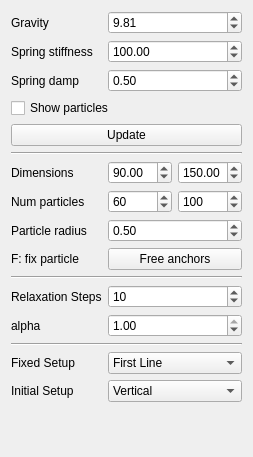
<?xml version="1.0" encoding="UTF-8"?>
<ui version="4.0">
 <class>WidgetCloth</class>
 <widget class="QWidget" name="WidgetCloth">
  <property name="geometry">
   <rect>
    <x>0</x>
    <y>0</y>
    <width>225</width>
    <height>457</height>
   </rect>
  </property>
  <property name="windowTitle">
   <string>Form</string>
  </property>
  <layout class="QFormLayout" name="formLayout">
   <item row="0" column="0">
    <widget class="QLabel" name="label">
     <property name="text">
      <string>Gravity</string>
     </property>
    </widget>
   </item>
   <item row="0" column="1">
    <widget class="QDoubleSpinBox" name="gravity">
     <property name="maximum">
      <double>100.000000000000000</double>
     </property>
     <property name="singleStep">
      <double>1.000000000000000</double>
     </property>
     <property name="value">
      <double>9.810000000000000</double>
     </property>
    </widget>
   </item>
   <item row="1" column="0">
    <widget class="QLabel" name="label_3">
     <property name="text">
      <string>Spring stiffness</string>
     </property>
    </widget>
   </item>
   <item row="1" column="1">
    <widget class="QDoubleSpinBox" name="springStiffness">
     <property name="maximum">
      <double>1000.000000000000000</double>
     </property>
     <property name="singleStep">
      <double>10.000000000000000</double>
     </property>
     <property name="value">
      <double>100.000000000000000</double>
     </property>
    </widget>
   </item>
   <item row="2" column="0">
    <widget class="QLabel" name="label_6">
     <property name="text">
      <string>Spring damp</string>
     </property>
    </widget>
   </item>
   <item row="2" column="1">
    <widget class="QDoubleSpinBox" name="springDamping">
     <property name="maximum">
      <double>1.000000000000000</double>
     </property>
     <property name="singleStep">
      <double>0.100000000000000</double>
     </property>
     <property name="value">
      <double>0.500000000000000</double>
     </property>
    </widget>
   </item>
   <item row="3" column="0" colspan="2">
    <widget class="QCheckBox" name="showParticles">
     <property name="text">
      <string>Show particles</string>
     </property>
     <property name="checked">
      <bool>false</bool>
     </property>
    </widget>
   </item>
   <item row="4" column="0" colspan="2">
    <widget class="QPushButton" name="btnUpdate">
     <property name="text">
      <string>Update</string>
     </property>
    </widget>
   </item>
   <item row="5" column="0" colspan="2">
    <widget class="Line" name="line">
     <property name="orientation">
      <enum>Qt::Orientation::Horizontal</enum>
     </property>
    </widget>
   </item>
   <item row="6" column="0">
    <widget class="QLabel" name="label_2">
     <property name="text">
      <string>Dimensions</string>
     </property>
    </widget>
   </item>
   <item row="6" column="1">
    <layout class="QHBoxLayout" name="horizontalLayout">
     <item>
      <widget class="QDoubleSpinBox" name="sizeX">
       <property name="maximum">
        <double>200.000000000000000</double>
       </property>
       <property name="singleStep">
        <double>10.000000000000000</double>
       </property>
       <property name="value">
        <double>90.000000000000000</double>
       </property>
      </widget>
     </item>
     <item>
      <widget class="QDoubleSpinBox" name="sizeY">
       <property name="maximum">
        <double>200.000000000000000</double>
       </property>
       <property name="singleStep">
        <double>10.000000000000000</double>
       </property>
       <property name="value">
        <double>150.000000000000000</double>
       </property>
      </widget>
     </item>
    </layout>
   </item>
   <item row="7" column="0">
    <widget class="QLabel" name="label_4">
     <property name="text">
      <string>Num particles</string>
     </property>
    </widget>
   </item>
   <item row="7" column="1">
    <layout class="QHBoxLayout" name="horizontalLayout_2">
     <item>
      <widget class="QSpinBox" name="numParticlesX">
       <property name="minimum">
        <number>2</number>
       </property>
       <property name="maximum">
        <number>1000</number>
       </property>
       <property name="singleStep">
        <number>5</number>
       </property>
       <property name="value">
        <number>60</number>
       </property>
      </widget>
     </item>
     <item>
      <widget class="QSpinBox" name="numParticlesY">
       <property name="minimum">
        <number>2</number>
       </property>
       <property name="maximum">
        <number>1000</number>
       </property>
       <property name="singleStep">
        <number>5</number>
       </property>
       <property name="value">
        <number>100</number>
       </property>
      </widget>
     </item>
    </layout>
   </item>
   <item row="8" column="0">
    <widget class="QLabel" name="label_5">
     <property name="text">
      <string>Particle radius</string>
     </property>
    </widget>
   </item>
   <item row="8" column="1">
    <widget class="QDoubleSpinBox" name="particleRad">
     <property name="minimum">
      <double>0.010000000000000</double>
     </property>
     <property name="maximum">
      <double>100.000000000000000</double>
     </property>
     <property name="singleStep">
      <double>0.100000000000000</double>
     </property>
     <property name="value">
      <double>0.500000000000000</double>
     </property>
    </widget>
   </item>
   <item row="9" column="0">
    <widget class="QLabel" name="label_8">
     <property name="text">
      <string>F: fix particle</string>
     </property>
    </widget>
   </item>
   <item row="9" column="1">
    <widget class="QPushButton" name="btnFreeAnchors">
     <property name="text">
      <string>Free anchors</string>
     </property>
    </widget>
   </item>
   <item row="10" column="0" colspan="2">
    <widget class="Line" name="line_2">
     <property name="orientation">
      <enum>Qt::Orientation::Horizontal</enum>
     </property>
    </widget>
   </item>
   <item row="11" column="0">
    <widget class="QLabel" name="label_7">
     <property name="text">
      <string>Relaxation Steps</string>
     </property>
    </widget>
   </item>
   <item row="11" column="1">
    <widget class="QSpinBox" name="RelaxationSteps">
     <property name="value">
      <number>10</number>
     </property>
    </widget>
   </item>
   <item row="12" column="0">
    <widget class="QLabel" name="label_9">
     <property name="text">
      <string>alpha</string>
     </property>
    </widget>
   </item>
   <item row="12" column="1">
    <widget class="QDoubleSpinBox" name="RelaxationAlpha">
     <property name="maximum">
      <double>1.000000000000000</double>
     </property>
     <property name="singleStep">
      <double>0.050000000000000</double>
     </property>
     <property name="value">
      <double>1.000000000000000</double>
     </property>
    </widget>
   </item>
   <item row="14" column="0">
    <widget class="QLabel" name="label_10">
     <property name="text">
      <string>Fixed Setup</string>
     </property>
    </widget>
   </item>
   <item row="14" column="1">
    <widget class="QComboBox" name="FixedSetup">
     <item>
      <property name="text">
       <string>First Line</string>
      </property>
     </item>
     <item>
      <property name="text">
       <string>Partial First Line</string>
      </property>
     </item>
     <item>
      <property name="text">
       <string>Corners</string>
      </property>
     </item>
     <item>
      <property name="text">
       <string>Nothing</string>
      </property>
     </item>
     <item>
      <property name="text">
       <string>All</string>
      </property>
     </item>
    </widget>
   </item>
   <item row="13" column="0" colspan="2">
    <widget class="Line" name="line_3">
     <property name="orientation">
      <enum>Qt::Orientation::Horizontal</enum>
     </property>
    </widget>
   </item>
   <item row="15" column="0">
    <widget class="QLabel" name="label_11">
     <property name="text">
      <string>Initial Setup</string>
     </property>
    </widget>
   </item>
   <item row="15" column="1">
    <widget class="QComboBox" name="InitialSetup">
     <item>
      <property name="text">
       <string>Vertical</string>
      </property>
     </item>
     <item>
      <property name="text">
       <string>Horizontal</string>
      </property>
     </item>
    </widget>
   </item>
  </layout>
 </widget>
 <resources/>
 <connections/>
</ui>
